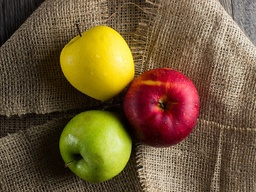
#> input picture apples.jpg, 256 x 192 px, shrunk from 800 x 600 before the run
$ jupyter execute clustering.ipynb
#> lines starting #> are read from the running program, lines starting #| are printed output that depends on the picture
[cell 1]
from scipy.cluster.hierarchy import linkage, fcluster, linkage
from matplotlib import pyplot as plt
import seaborn as sns, pandas as pd

x_coordinates=[89.1,93.1,86.6,98.5,86.4,9.5,15.2,3.4,
18.4,20.3,44.2,56.8,49.2,62.5,44.8]

y_coordinates=[87.2,96.1,95.6,92.4,92.4,57.7,49.4,
47.3,59.1,55.5,25.6,2.1,18.9, 24.1,18.3]

df=pd.DataFrame({'x_coordinates':x_coordinates,
'y_coordinates':y_coordinates})

#Z= linkage(df,'ward')
#Z= linkage(df,'single')
#Z= linkage(df,'complete')
Z= linkage(df,'centroid')
df['cluster_labels']=fcluster(Z,3,criterion='maxclust')
print(df.head(5))

sns.scatterplot(x='x_coordinates',y='y_coordinates', hue='cluster_labels', data=df)
plt.show()
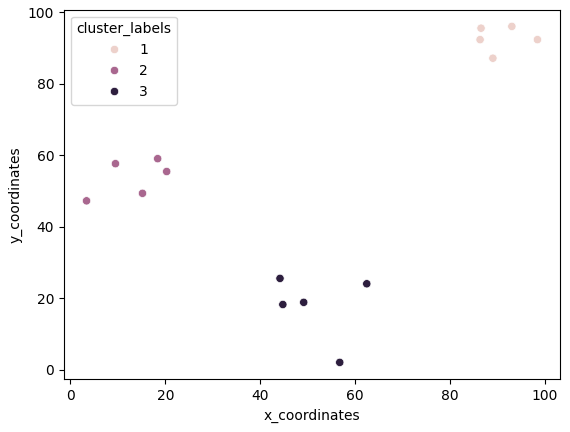
#> figure drawn by matplotlib, 1 panel

[cell 2]
from scipy.cluster.vq import kmeans, vq
from matplotlib import pyplot as plt
import seaborn as sns, pandas as pd

import random
random.seed(1000,2000)

x_coordinates=[89.1,93.1,86.6,98.5,86.4,9.5,15.2,3.4,
18.4,20.3,44.2,56.8,49.2,62.5,44.8]

y_coordinates=[87.2,96.1,95.6,92.4,92.4,57.7,49.4,
47.3,59.1,55.5,25.6,2.1,18.9, 24.1,18.3]


df=pd.DataFrame({'x_coordinates':x_coordinates,
'y_coordinates':y_coordinates})

centroids, _=kmeans(df,3)
df['cluster_labels'], _= vq(df,centroids)

sns.scatterplot(x='x_coordinates',y='y_coordinates', hue='cluster_labels', data=df)
plt.show()

[cell 3]
from scipy.cluster.vq import whiten
from matplotlib import pyplot as plt

data=[5,1,3,3,2,3,3,8,1,2,2,3,5]

scaled_data=whiten(data)
print(scaled_data)

plt.plot(data, label='original')
plt.plot(scaled_data,label='scaled')
plt.show()
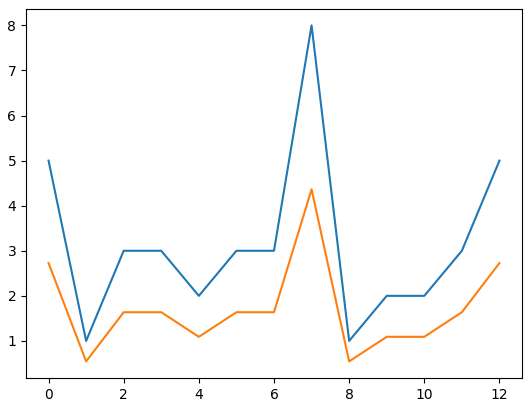
#> figure drawn by matplotlib, 1 panel; curve peaks at x = 7, y = 8; curve peaks at x = 7, y = 4.36

[cell 4]
from matplotlib import pyplot as plt

df= pd.DataFrame({
'x':[2,3,5,6,2],
'y':[1,1,5,5,2],
'labels': ['A','A','B','B','A']
})

colors= {'A':'red','B':'blue'}

df.plot.scatter(
x='x',
y='y',
c=df['labels'].apply(lambda x: colors[x]))
plt.show()
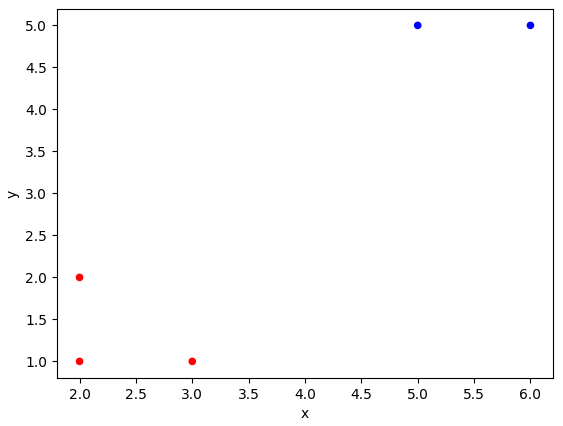
#> figure drawn by matplotlib, 1 panel

[cell 5]
from matplotlib import pyplot as plt
import seaborn as sns

df= pd.DataFrame({
'x':[2,3,5,6,2],
'y':[1,1,5,5,2],
'labels': ['A','A','B','B','A']
})

sns.scatterplot(x='x',y='y', hue='labels', data=df)
plt.show()

[cell 6]
from scipy.cluster.vq import kmeans, vq, whiten
from scipy.cluster.hierarchy import linkage, fcluster,dendrogram
from matplotlib import pyplot as plt
import seaborn as sns, pandas as pd

import random
random.seed(1000,2000)

x=[89.1,93.1,86.6,98.5,86.4,9.5,15.2,3.4,
18.4,20.3,44.2,56.8,49.2,62.5,44.8]

y=[87.2,96.1,95.6,92.4,92.4,57.7,49.4,
47.3,59.1,55.5,25.6,2.1,18.9, 24.1,18.3]

x_whiten=whiten(x)
y_whiten=whiten(y)

df_whiten=pd.DataFrame({
    'x_whiten':x_whiten,
    'y_whiten':y_whiten

})

Z=linkage(df_whiten,
method='ward',
metric='euclidean'
)
dn=dendrogram(Z)
plt.show()
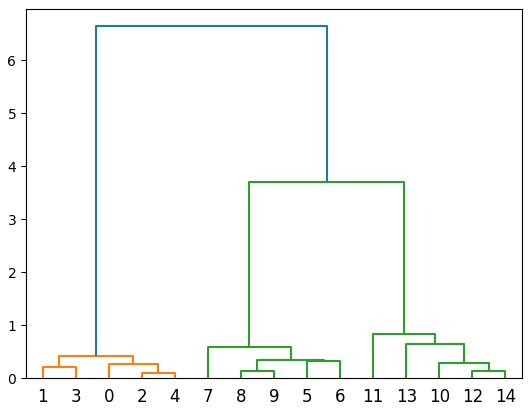
#> figure drawn by matplotlib, 1 panel

df=pd.DataFrame({'x':x,
'y':y})

centroids, _=kmeans(df,3)
df['cluster_labels'], _= vq(df,centroids)

sns.scatterplot(x='x',y='y', hue='cluster_labels', data=df)
plt.show()
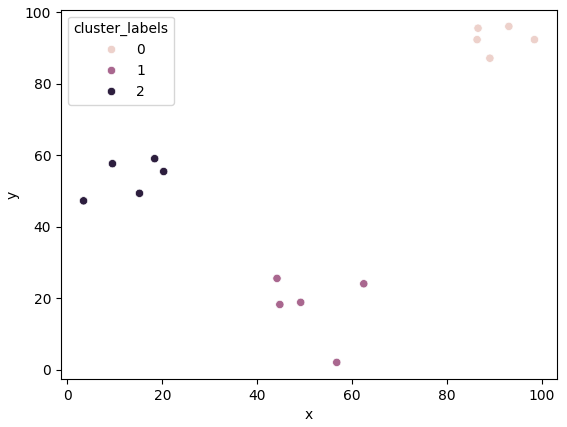
#> figure drawn by matplotlib, 1 panel

[cell 7]
import matplotlib.image as img
from scipy.cluster.vq import kmeans, vq, whiten
import seaborn as sns, pandas as pd
from matplotlib import pyplot as plt
from PIL import Image

img_visual = Image.open("./apples.jpg")
#> img_visual is the input picture: PIL image 256x192 RGB; mean R, G, B 112.2, 89.2, 55
plt.imshow(img_visual)

image=img.imread("./apples.jpg")
image.shape


r=[]
g=[]
b=[]

for row in image:
        for single_pixel in row:
            temp_r,temp_g,temp_b=single_pixel
            r.append(temp_r)
            g.append(temp_g)
            b.append(temp_b)
#> after the loop, b = 49152 items; g = 49152 items; r = 49152 items

pixels=pd.DataFrame({
    'red':r,
    'blue':b,
    'green':g
})
#> pixels = table of 49152 rows and 3 columns

pixels['scaled_red']=whiten(pixels['red'])
pixels['scaled_blue']=whiten(pixels['blue'])
pixels['scaled_green']=whiten(pixels['green'])

num_clusters= range(1,6)

distortions=[]
for k in num_clusters:
    centroids, distortion = kmeans(pixels[['scaled_red','scaled_blue','scaled_green']],k)
    distortions.append(distortion)
#> this loop made 5 passes
#> distortion on passes 3 to 5: 0.845, 0.698, 0.608
#> (centroids, distortion) on passes 1 to 2: ([[1.87, 1.2, 1.5]], 1.49), ([[2.85, 2.01, 2.49], [1.26, 0.69, 0.879]], 1.04)
#> after the loop, distortions = [1.49, 1.04, 0.845, 0.698, 0.608]

elbow_plot_data= pd.DataFrame({'num_clusters':num_clusters,'distortions':distortions})
#> elbow_plot_data = table of 5 rows and 2 columns

sns.lineplot(x='num_clusters', y='distortions', data=elbow_plot_data)
plt.show()
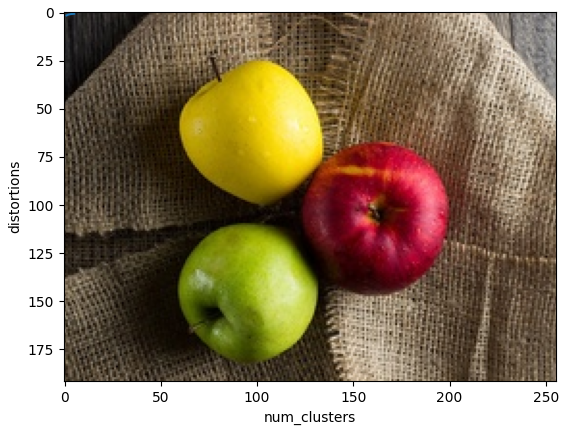
#> figure drawn by matplotlib, 1 panel

cluster_centers,distortions=kmeans(pixels[['scaled_red','scaled_blue','scaled_green']],3)
#> cluster_centers = [[3.22, 2.61, 2.89], [2.1, 1.21, 1.7], [0.95, 0.462, 0.586]]; distortions = 0.844

colors=[]

r_std,g_std,b_std = pixels[['red','blue','green']].std()
#> r_std = 60.06; g_std = 45.99; b_std = 59.63

for cluster_center in cluster_centers:
        scaled_r,scaled_g,scaled_b=cluster_center
        colors.append((
            scaled_r * r_std/255,
            scaled_g * g_std/255,
            scaled_b * b_std/255
        ))
#> this loop made 3 passes
#> after the loop, colors = [(0.757, 0.471, 0.676), (0.495, 0.219, 0.397), (0.224, 0.0834, 0.137)]

plt.imshow([colors])
plt.show()
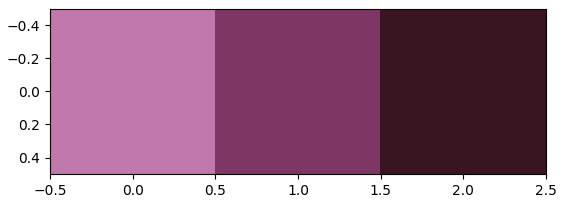
#> figure drawn by matplotlib, 1 panel

$ run again, with apple.jpg copied over apples.jpg
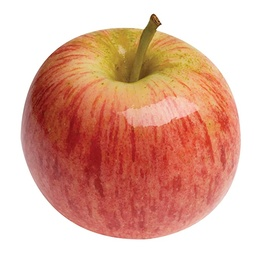
#> input picture apple.jpg, 256 x 256 px, shrunk from 679 x 679 before the run
#> img_visual is the input picture: PIL image 256x256 RGB; mean R, G, B 222.3, 172.2, 155.1
#> after the loop `for row in image:`: b = 65536 items
#> pixels = table of 65536 rows and 3 columns
#> the loop `for k in num_clusters:` made 5 passes
#> (centroids, distortion) on passes 1 to 3: ([[6.09, 1.72, 2.18]], 1.62), ([[5.35, 0.838, 1.34], [6.95, 2.75, 3.16]], 0.58), ([[4.65, 0.594, 0.914], [6.97, 2.8, 3.2], [5.99, 1.09, 1.74]], 0.379)
#> after the loop `for k in num_clusters:`: distortions = [1.62, 0.58, 0.379, 0.3, 0.266]
#> elbow_plot_data = table of 5 rows and 2 columns
#> `plt.show()`:
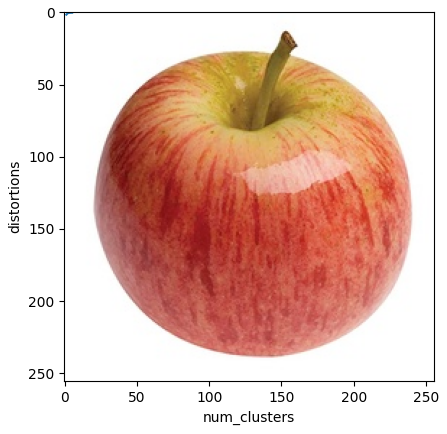
#> figure drawn by matplotlib, 1 panel
#> `cluster_centers,distortions=kmeans(pixels[['scaled_red','scaled_blue',..`: cluster_centers = [[5.99, 1.09, 1.74], [4.65, 0.594, 0.915], [6.97, 2.8, 3.2]]; distortions = 0.379
#> r_std = 36.51; g_std = 90.19; b_std = 79.14
#> the loop `for cluster_center in cluster_centers:` made 3 passes
#> after the loop `for cluster_center in cluster_centers:`: colors = [(0.857, 0.387, 0.539), (0.666, 0.21, 0.284), (0.998, 0.99, 0.993)]
#> `plt.show()`:
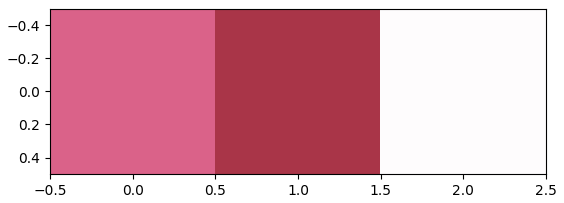
#> figure drawn by matplotlib, 1 panel
